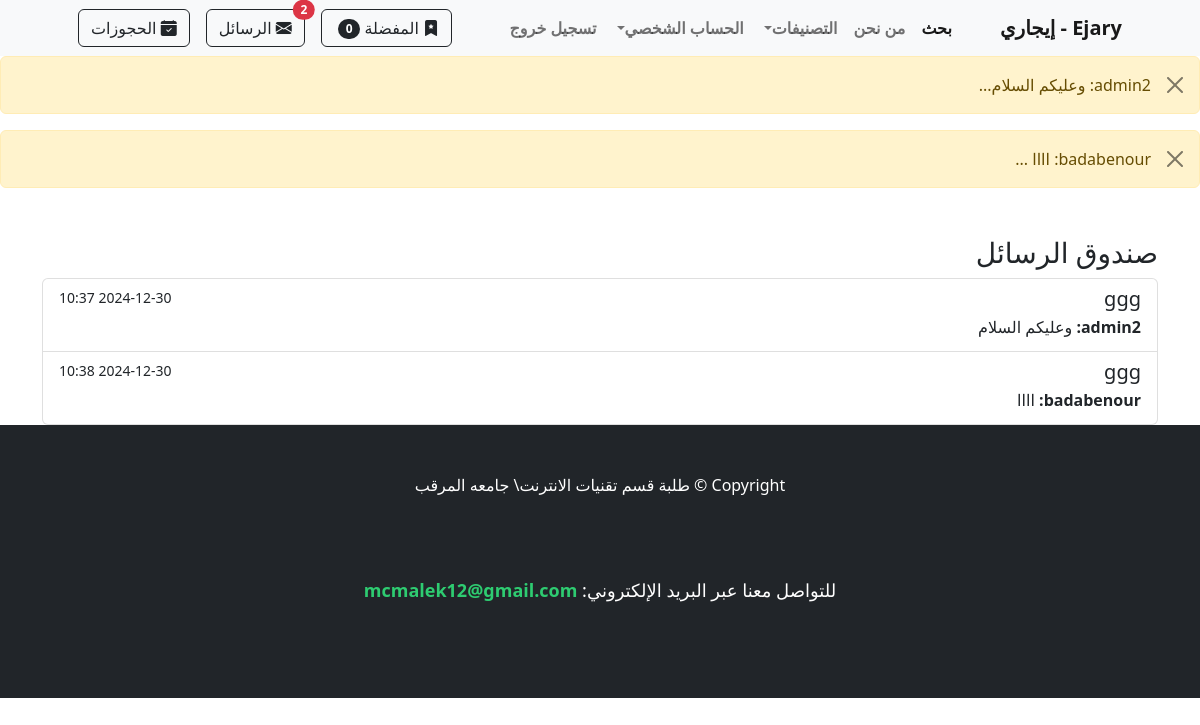
/inbox/ (signed in), run on an earlier commit of the app's database.
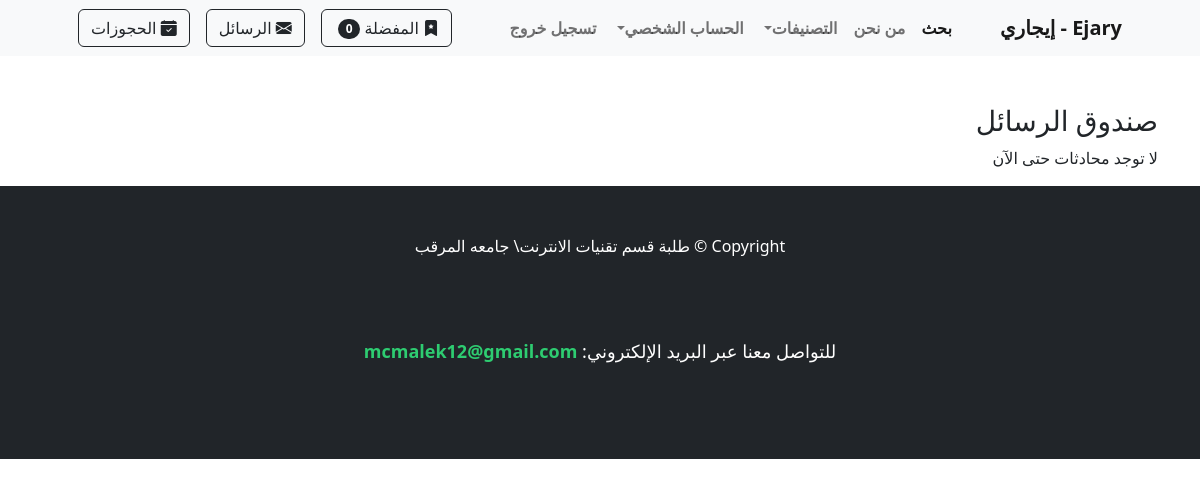
And on a later commit of the database.
### store/models.py (models this page shows, shortened)
class ChatMessage(models.Model):
    product = models.ForeignKey(Product, on_delete=models.CASCADE)
    sender = models.ForeignKey(User, on_delete=models.CASCADE, related_name='sent_messages')
    receiver = models.ForeignKey(User, on_delete=models.CASCADE, related_name='received_messages')
    message = models.TextField()
    timestamp = models.DateTimeField(auto_now_add=True)
    is_read = models.BooleanField(default=False)
    def __str__(self):
   		 return f'{self.sender.username}: {self.message[:30]}...'

class Product(models.Model):
    name = models.CharField(max_length=100)
    price = models.DecimalField(default=0, decimal_places=2, max_digits=6)
    category = models.ForeignKey(Category, on_delete=models.CASCADE, default=1)
    description = models.CharField(max_length=250, default='', blank=True, null=True)
    image = models.ImageField(upload_to='uploads/product/')
    is_sale = models.BooleanField(default=False)
    sale_price = models.DecimalField(default=0, decimal_places=2, max_digits=6)
    user = models.ForeignKey(User, on_delete=models.CASCADE)  # المستخدم الذي أضاف الإعلان
    city = models.ForeignKey(City, on_delete=models.CASCADE, null=True, blank=True)  # المدينة
    phone_number = models.CharField(
        max_length=10,
        validators=[
            RegexValidator(
                regex=r'^(092|091|094|093)\d{7}$',
                message="Phone number must start with 092, 091, 094, or 093 and be 10 digits long."
            )
        ],
        help_text="Enter a valid phone number starting with 092, 091, 094, or 093."
    )

### store/views.py (the view)
# urls.py: path('inbox/', views.inbox, name='inbox'),
@login_required
def inbox(request):
    user_products = Product.objects.filter(user=request.user)
    messages = ChatMessage.objects.filter(product__in=user_products).values(
        'product', 'sender'
    ).annotate(last_message=Max('timestamp')).order_by('-last_message')
    last_messages = ChatMessage.objects.filter(
        timestamp__in=[msg['last_message'] for msg in messages]
    ).select_related('product', 'sender')
    context = {
        'messages': last_messages,
    }
    return render(request, 'inbox.html', context)

### cart/cart.py (called while the page is built)
	def __len__(self):
		return len(self.cart)

### cart/context_processors.py (called while the page is built)
def cart(request):
	return {'cart': Cart(request)}

### store/views.py (called while the page is built)
def categories_processor(request):
    return {
        'categories': Category.objects.all()
    }

def base_context(request):
    if request.user.is_authenticated:
        unread_count = ChatMessage.objects.filter(receiver=request.user, is_read=False).count()
    else:
        unread_count = 0
    return {'unread_count': unread_count}

### store/templates/inbox.html
{% extends 'base.html' %}
{% block content %}
<div class="container mt-5">
    <h3>صندوق الرسائل</h3>
    <div class="list-group">
        {% for msg in messages %}
            <a href="{% url 'chat' msg.product.id msg.sender.id %}" class="list-group-item list-group-item-action">
                <div class="d-flex w-100 justify-content-between">
                    <h5 class="mb-1">{{ msg.product.name }}</h5>
                    <small>{{ msg.timestamp|date:"Y-m-d H:i" }}</small>
                </div>
                <p class="mb-1"><strong>{{ msg.sender.username }}:</strong> {{ msg.message|truncatewords:10 }}</p>
            </a>
        {% empty %}
            <p>لا توجد محادثات حتى الآن</p>
        {% endfor %}
    </div>
</div>
{% endblock %}

### store/templates/base.html (shortened to what this page needs)
{% load static %}
<!DOCTYPE html>
<html dir="rtl" lang="ar">
<head>
    <link href="https://cdn.jsdelivr.net/npm/bootstrap-icons@1.5.0/font/bootstrap-icons.css" rel="stylesheet" />
    <link href="{% static 'css/styles.css' %}" rel="stylesheet" />
</head>
<body>
    {% include 'navbar.html' %}
    {% if messages %}
    {% for message in messages %}
    <div class="alert alert-warning alert-dismissible fade show" role="alert">
        {{ message }}
        <button type="button" class="btn-close" data-bs-dismiss="alert" aria-label="Close"></button>
    </div>
    {% endfor %}
    {% endif %}
    {% block content %}
    {% endblock %}
    <footer class="py-5 bg-dark">
        <div class="container">
            <p class="m-0 text-center text-white">Copyright &copy; طلبة قسم تقنيات الانترنت\ جامعه المرقب</p>
            <section style="text-align: center; padding: 30px; background-color: #212529; margin-top: 50px;">
                <p style="font-size: 18px; color: #ffffff;">
                    للتواصل معنا عبر البريد الإلكتروني:
                    <a
                        href="mailto:contact@example.com"
                        style="color: #2ecc71; text-decoration: none; font-weight: bold;"
                    >
                        mcmalek12@gmail.com
                    </a>
                </p>
            </section>
        </div>
    </footer>
</body>
</html>

What changed in the data, as far as the page shows it:
removed ChatMessage: sender+message "admin2: وعليكم السلام...", product.name "ggg", timestamp "2024-12-30 10:37", sender.username "admin2", message "وعليكم السلام"
removed ChatMessage: sender+message "badabenour: اااا ...", product.name "ggg", timestamp "2024-12-30 10:38", sender.username "badabenour", message "اااا"
Also different on the page:
{{ unread_count }}: "2" → (not shown)
text now shown: "لا توجد محادثات حتى الآن"
